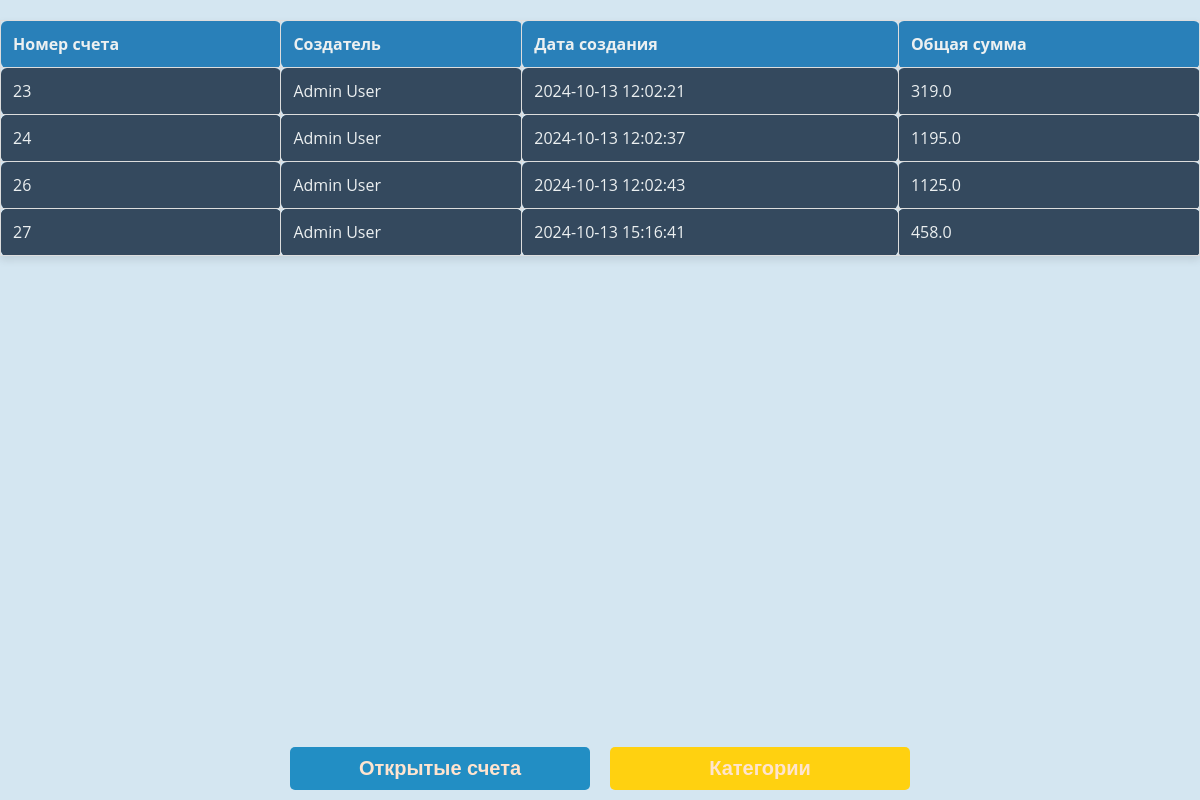
/invoices/closed (signed in), run on the app's committed database.
### app/models.py (models this page shows)
class Invoice(Base):
    __tablename__ = "invoices"
    id = Column(Integer, primary_key=True, index=True)
    user_id = Column(Integer, ForeignKey("users.id"))
    created_at = Column(DateTime, default=datetime.utcnow)
    total_amount = Column(Float, default=0)
    status = Column(String, default="open")  # Статус счета (открыт/закрыт)
    closed_at = Column(DateTime, nullable=True)  # Время закрытия счета
    closed_by = Column(Integer, ForeignKey("users.id"), nullable=True)  # Кто закрыл счет
    comment = Column(Text, nullable=True)  # Комментарий к закрытию
    pay_type = Column(Text, nullable=True)  # Тип оплаты
    items = relationship("InvoiceItem", back_populates="invoice")
    user = relationship("User", foreign_keys=[user_id])
    closed_by_user = relationship("User", foreign_keys=[closed_by])

class User(Base):
    __tablename__ = "users"
    id = Column(Integer, primary_key=True, index=True)
    username = Column(String, unique=True, index=True)
    password = Column(String)  # Пароль должен быть зашифрован
    first_name = Column(String)
    last_name = Column(String)
    phone_number = Column(String)
    birth_date = Column(DateTime)
    is_working = Column(Boolean, default=False)
    created_at = Column(DateTime(timezone=True), server_default=func.now())
    work_shifts = relationship("WorkShift", back_populates="user")
    tasks = relationship("Task", back_populates="user")

### app/routes/invoices.py (the view)
@router.get("/invoices/closed")
def get_closed_invoices(request: Request, db: Session = Depends(get_db), user: str = Cookie(None)):
    if user == "admin":
        invoices = db.query(Invoice).filter(Invoice.status == "closed").all()
    else:
        user_obj = db.query(User).filter(User.username == user).first()
        invoices = db.query(Invoice).filter(Invoice.status == "closed").filter(Invoice.user_id == user_obj.id).all()
    return templates.TemplateResponse("invoices.html",
                                      {"request": request,
                                       "invoices": invoices,
                                       "label":"Закрытые счета",
                                       "button_text":"Открытые счета",
                                       "button_href":"/invoices"})

### app/templates/invoices.html (shortened to what this page needs)
<!DOCTYPE html>
<html>
<head>
    <link rel="stylesheet" href="/static/css/base.css">
    <link rel="stylesheet" href="/static/css/layout.css">
    <link rel="stylesheet" href="/static/css/buttons.css">
    <link rel="stylesheet" href="/static/css/modals.css">
    <link rel="stylesheet" href="/static/css/tables.css">
</head>
<body>
    <table>
        <thead>
            <tr>
                <th>Номер счета</th>
                <th>Создатель</th>
                <th>Дата создания</th>
                <th>Общая сумма</th>
            </tr>
        </thead>
        <tbody>
            {% for invoice in invoices %}
            <tr onclick="showInvoiceDetails({{ invoice.id }})">
                <td>{{ invoice.id }}</td>
                <td>{{ invoice.user.first_name }} {{ invoice.user.last_name }}</td>
                <td>{{ invoice.created_at.strftime('%Y-%m-%d %H:%M:%S') }}</td>
                <td>{{ invoice.total_amount }}</td>
            </tr>
            {% endfor %}
        </tbody>
    </table>
    <div class="buttons">
        <button type="button" class="button button-blue" onclick="window.location.href='{{ button_href }}'">{{ button_text }}</button>
        <button type="button" class="button button-yellow" onclick="window.location.href='/'">Категории</button>
    </div>
</body>
</html>

### app/static/css/base.css (style rules this page uses)
body { font-family: 'Open Sans', sans-serif; background-color: #D4E6F1; color: #34495e; margin: 0; padding: 0; display: flex; flex-direction: column; align-items: center; min-height: 100vh; max-width: 100vw; overflow-x: hidden; }
input, textarea, select, button { font-size: 20px; }

### app/static/css/buttons.css (style rules this page uses)
.button { background-color: #2980b9; justify-content: center; border: none; color: #FFE4CF; padding: 10px 20px; font-size: 20px; font-weight: bold; cursor: pointer; border-radius: 5px; width: 100%; max-width: 300px; margin: 0 10px; }
.button-yellow { background-color: #FFD110; }
.button-blue { background-color: #228EC4; }
.buttons { position: fixed; bottom: 0; left: 0; width: 100%; display: flex; justify-content: center; padding: 10px 0; z-index: 1000; }

### app/static/css/tables.css (style rules this page uses)
table { width: 100%; border-collapse: collapse; margin: 20px 0; box-shadow: 0 4px 8px rgba(0, 0, 0, 0.1); }
table, th, td { border: 1px solid #ddd; }
th, td { padding: 12px; text-align: left; border-radius: 6px; }
th { background-color: #2980b9; color: #ecf0f1; font-weight: bold; }
td { background-color: #34495e; color: #ecf0f1; transition: background-color 0.3s ease; }
tr:nth-child(even) { background-color: #2c3e50; }

### data on the page
Invoice: id "23", user.first_name "Admin", user.last_name "User", created_at "2024-10-13 12:02:21", total_amount "319.0"
Invoice: id "24", user.first_name "Admin", user.last_name "User", created_at "2024-10-13 12:02:37", total_amount "1195.0"
Invoice: id "26", user.first_name "Admin", user.last_name "User", created_at "2024-10-13 12:02:43", total_amount "1125.0"
Invoice: id "27", user.first_name "Admin", user.last_name "User", created_at "2024-10-13 15:16:41", total_amount "458.0"

### other printed values
{{ button_text }} "Открытые счета"
